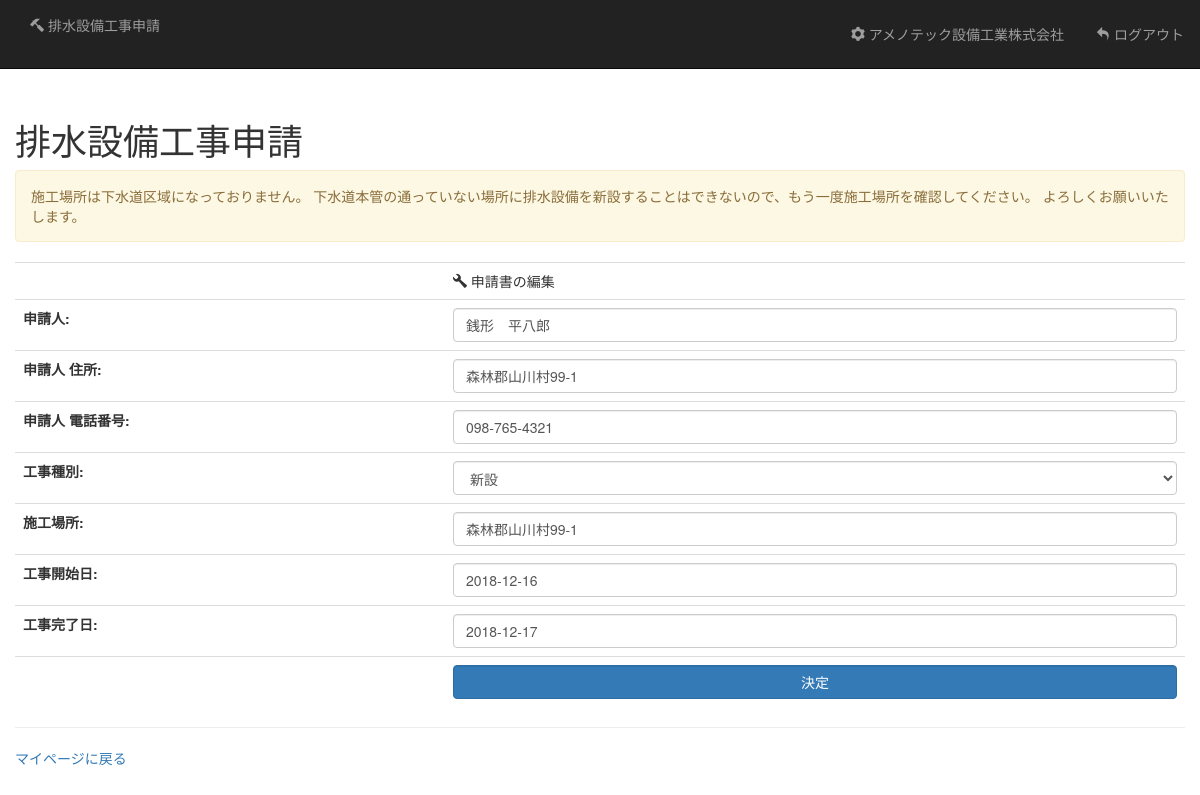
Page /request/?id=4 (signed in) on the committed database.
### pyapp/models.py (models this page shows, shortened)
class ConstractorInfo(models.Model):
    username = models.CharField('ユーザー名', max_length=32)
    password = models.CharField('パスワード', max_length=32)
    registered = models.DateTimeField('登録日', default=datetime.datetime.now)
    constractor = models.CharField('会社名', max_length=256)
    representative = models.CharField('代表者　職氏名', max_length=256)
    address = models.CharField('所在地', max_length=512)
    tel = models.CharField('電話番号', max_length=16)

class RequestInfo(models.Model):
    username = models.CharField('ユーザー名', max_length=32) # 施工業者の識別ユーザー名
    registered = models.DateTimeField('提出日', auto_now_add=True)
    client = models.CharField('申請人', max_length=256)
    address = models.CharField('申請人 住所', max_length=512)
    tel = models.CharField('申請人 電話番号', max_length=16)
    constract = models.CharField('工事種別', max_length=1, choices=(('0', '新設'), ('1', '改造'), ('2', '増設')))
    place = models.CharField('施工場所', max_length=512)
    start = models.DateField('工事開始日')
    end = models.DateField('工事完了日')
    condition = models.IntegerField('状態（0:申請中、1:要訂正、2:訂正済、3:許可済、4:完了済）', default=0)
    findings = models.TextField('指摘事項', blank=True)

### pyapp/views.py (the view)
    def wrapper(request, *args):
        username = request.session.get('username')
        if username is None: # ユーザー名がセッションに保存されていなければloginページにリダイレクト
            return redirect('pyapp:login')
        try:
            obj = ConstractorInfo.objects.get(username=username)
            return func(request, obj, *args)
        except ConstractorInfo.DoesNotExist: # 有効なユーザー名でなければloginページにリダイレクト
            return redirect('pyapp:login')

### pyapp/forms.py
class RequestForm(forms.ModelForm):
    class Meta:
        model = RequestInfo
        fields = (
            'client', 'address', 'tel', 'constract', 'place', 'start', 'end'
        )
        widgets = {
            'constract': forms.Select(choices=(('0', '新設'), ('1', '改造'), ('2', '増設'))),
            'start': forms.TextInput(attrs={'class': 'datepicker-ui'}),
            'end': forms.TextInput(attrs={'class': 'datepicker-ui'}),
        }
    def __init__(self, *args, **kwargs):
        super().__init__(*args, **kwargs)
        for field in self.fields.values():
            field.widget.attrs['class'] = (field.widget.attrs['class'] if 'class' in field.widget.attrs else '') + ' form-control'
            field.widget.attrs['placeholder'] = field.label

### pyapp/views.py (called while the page is built, shortened)
def is_login(func):
    def wrapper(request, *args):
        username = request.session.get('username')
        if username is None: # ユーザー名がセッションに保存されていなければloginページにリダイレクト
            return redirect('pyapp:login')
        try:
            obj = ConstractorInfo.objects.get(username=username)
            return func(request, obj, *args)
        except ConstractorInfo.DoesNotExist: # 有効なユーザー名でなければloginページにリダイレクト
            return redirect('pyapp:login')
    return wrapper

def is_editable(request, constractor):
    ID = request.GET.get('id')
    if ID is None:
        return False, None
    else:
        try:
            obj = RequestInfo.objects.get(id=ID)
            return obj.username == constractor.username and obj.condition == 1, obj
        except RequestInfo.DoesNotExist:
            return False, None

@is_login
def request_constract(request, constractor):
    args = {
        'id': 0, # GETで渡すID（0ならGETなし）
        'constractor': constractor,
        'form': RequestForm(),
        'btn_tag': '<input class="btn btn-primary form-control" type="submit" value="追加">',
        'message': '',
    }
    editabled, req = is_editable(request, constractor)
    if editabled: # ログイン中の業者が申請した申請書のみ編集可能
        args['form'] = RequestForm(instance=req)
        args['btn_tag'] = '<input class="btn btn-primary form-control" type="submit" value="決定">'
        args['message'] = '<p class="alert alert-warning" role="alert">' + req.findings + '</p>'
        args['id'] = request.GET.get('id')
    return render(request, 'request.html', args)

### pyapp/templates/request.html (shortened to what this page needs)
<!doctype html>
{% load staticfiles %}
<html lang="ja">
    <head>
        <link rel="stylesheet" href="{% static 'css/bootstrap.min.css' %}">
        <link rel="stylesheet" href="{% static 'css/iconmoon.css' %}">
        <link rel="stylesheet" href="{% static 'css/jquery-ui.min.css' %}">
        <link rel="stylesheet" href="{% static 'css/jquery-ui.structure.min.css' %}">
        <link rel="stylesheet" href="{% static 'css/jquery-ui.theme.min.css' %}">
    </head>
    <body>
        <nav class="navbar navbar-fixed-top navbar-inverse" role="navigation">
            <div class="container-fluid">
                <div class="navbar-header">
                    <p class="navbar-text"><i class="iconmoon-hammer"></i> 排水設備工事申請</p>
                </div>
                <div class="collapse navbar-collapse">
                    <ul class="nav navbar-nav navbar-right">
                        <li><a class="btn navbar-btn" href="/mypage/"><i class="iconmoon-cog"></i> {{ constractor.constractor }}</a></li>
                        <li><a class="btn navbar-btn" href="/logout/"><i class="iconmoon-undo2"></i> ログアウト</a></li>
                    </ul>
                </div>
            </div>
        </nav>
        <div class="container" style="padding:100px 0 0 0">
            <h1>排水設備工事申請</h1>
            <div>{{ message|safe }}</div>
            <table class="table">
                <form action="/request/{% ifnotequal id 0 %}?id={{ id }}{% endifnotequal %}" method="post">
                    <tr><td></td><td><i class="iconmoon-wrench"></i> 申請書の編集</td></tr>
                    {{ form.as_table }}
                    <tr><td></td><td>{{ btn_tag|safe }}</td></tr>
                </form>
            </table>
            <hr />
            <a href='/mypage/'>マイページに戻る</a>
        </div>
    </body>
</html>

### rows in the picture
ConstractorInfo: constractor "アメノテック設備工業株式会社"
RequestInfo: findings "施工場所は下水道区域になっておりません。 下水道本管の通っていない場所に排水設備を新設することはできないので、もう一度施工場所を確認してください。 よろしくお願いいたします。", client "銭形 平八郎", address "森林郡山川村99-1", tel "098-765-4321", constract "新設", place "森林郡山川村99-1", start "2018-12-16", end "2018-12-17"
